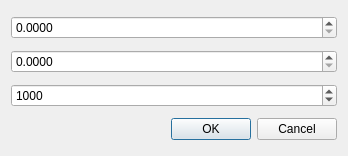
<?xml version="1.0" encoding="UTF-8"?>
<ui version="4.0">
 <class>qrange</class>
 <widget class="QDialog" name="qrange">
  <property name="windowModality">
   <enum>Qt::ApplicationModal</enum>
  </property>
  <property name="geometry">
   <rect>
    <x>0</x>
    <y>0</y>
    <width>348</width>
    <height>156</height>
   </rect>
  </property>
  <property name="windowTitle">
   <string>Set Q range</string>
  </property>
  <property name="modal">
   <bool>true</bool>
  </property>
  <layout class="QGridLayout" name="gridLayout">
   <item row="0" column="0">
    <widget class="QDoubleSpinBox" name="qmin">
     <property name="suffix">
      <string/>
     </property>
     <property name="decimals">
      <number>4</number>
     </property>
     <property name="singleStep">
      <double>0.000100000000000</double>
     </property>
    </widget>
   </item>
   <item row="1" column="0">
    <widget class="QDoubleSpinBox" name="qmax">
     <property name="decimals">
      <number>4</number>
     </property>
     <property name="singleStep">
      <double>0.000100000000000</double>
     </property>
    </widget>
   </item>
   <item row="2" column="0">
    <widget class="QSpinBox" name="numpnts">
     <property name="sizePolicy">
      <sizepolicy hsizetype="Minimum" vsizetype="Fixed">
       <horstretch>0</horstretch>
       <verstretch>0</verstretch>
      </sizepolicy>
     </property>
     <property name="wrapping">
      <bool>false</bool>
     </property>
     <property name="frame">
      <bool>true</bool>
     </property>
     <property name="specialValueText">
      <string/>
     </property>
     <property name="minimum">
      <number>1</number>
     </property>
     <property name="maximum">
      <number>100000</number>
     </property>
     <property name="value">
      <number>1000</number>
     </property>
    </widget>
   </item>
   <item row="3" column="0">
    <widget class="QDialogButtonBox" name="buttonBox">
     <property name="orientation">
      <enum>Qt::Horizontal</enum>
     </property>
     <property name="standardButtons">
      <set>QDialogButtonBox::Cancel|QDialogButtonBox::Ok</set>
     </property>
    </widget>
   </item>
  </layout>
 </widget>
 <resources/>
 <connections>
  <connection>
   <sender>buttonBox</sender>
   <signal>accepted()</signal>
   <receiver>qrange</receiver>
   <slot>accept()</slot>
   <hints>
    <hint type="sourcelabel">
     <x>248</x>
     <y>254</y>
    </hint>
    <hint type="destinationlabel">
     <x>157</x>
     <y>274</y>
    </hint>
   </hints>
  </connection>
  <connection>
   <sender>buttonBox</sender>
   <signal>rejected()</signal>
   <receiver>qrange</receiver>
   <slot>reject()</slot>
   <hints>
    <hint type="sourcelabel">
     <x>316</x>
     <y>260</y>
    </hint>
    <hint type="destinationlabel">
     <x>286</x>
     <y>274</y>
    </hint>
   </hints>
  </connection>
 </connections>
</ui>
